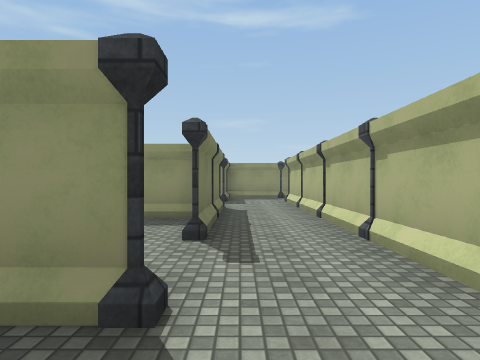
view 1 (above)

23 first-person views from a walk through a 3-D level made in the Unity game engine. The camera is 1.3 m above the floor, looks level and sees 75° across. The floor is counted in squares, 2 m on a side. Each view is taken from the middle of a square. On the plan, view 1 faces up. The plan holds only what a view shows up to about 10 squares ahead; the rest is blank. The player character is not drawn. Surface patterns are stand-ins for the level's own textures.

view 2
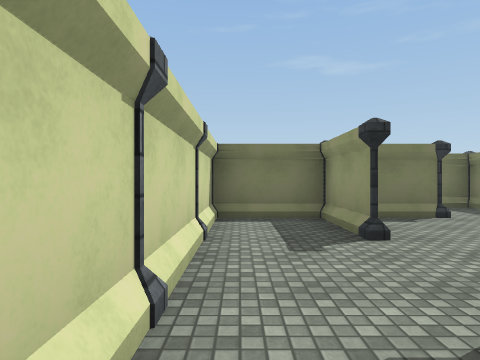

view 3
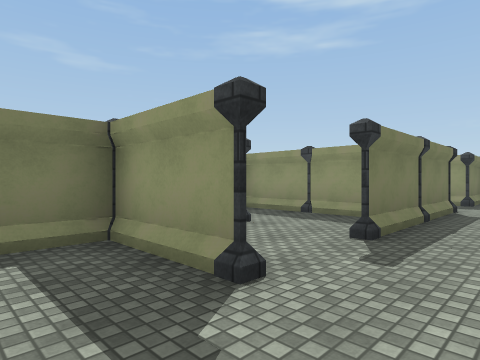

view 4
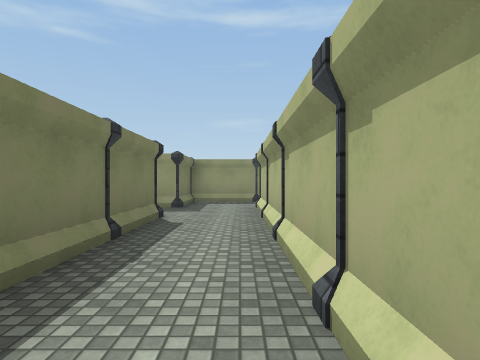

view 5
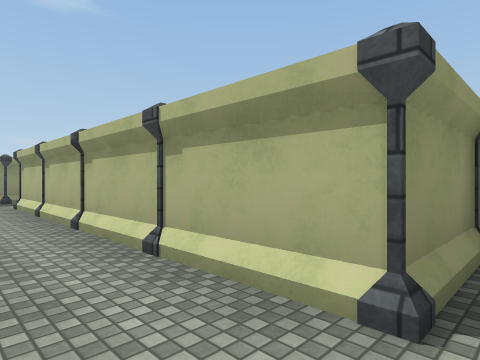

view 6
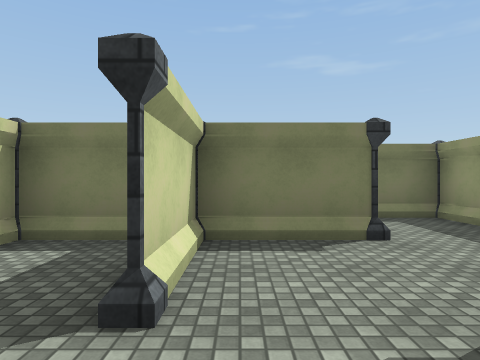

view 7
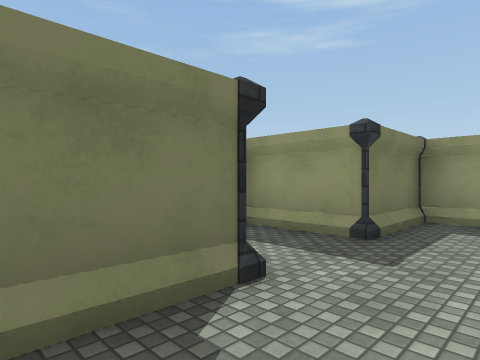

view 8
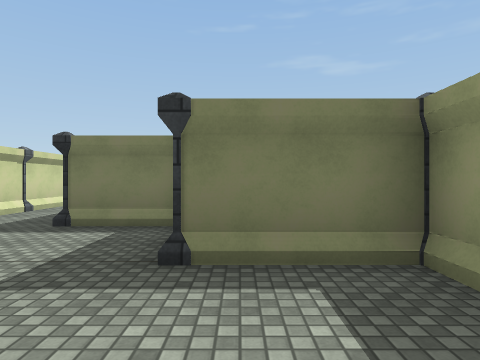

view 9
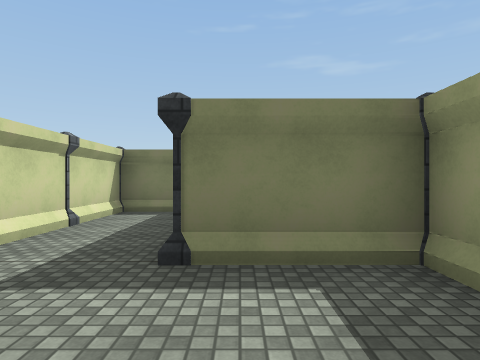

view 10
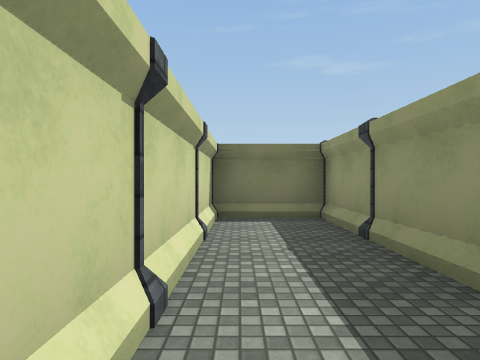

view 11
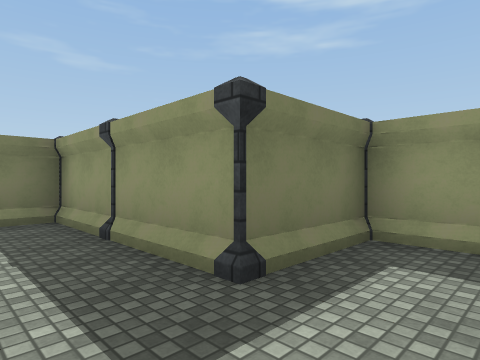

view 12
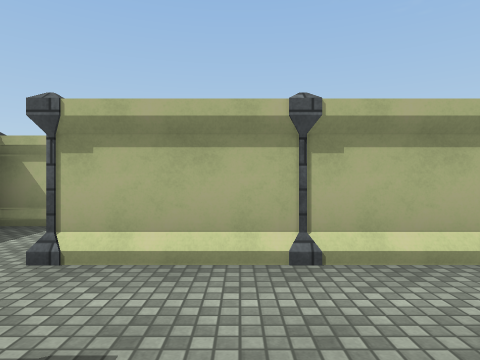

view 13
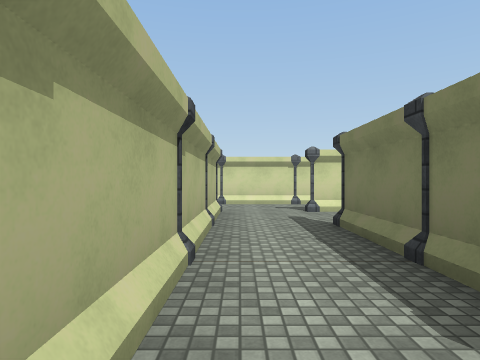

view 14
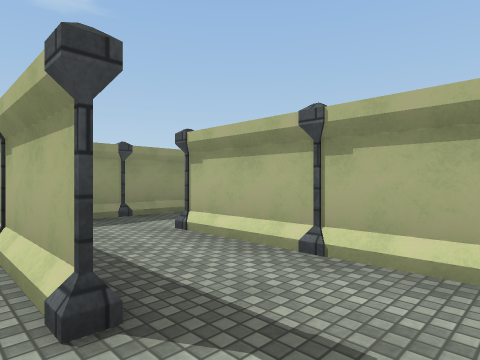

view 15
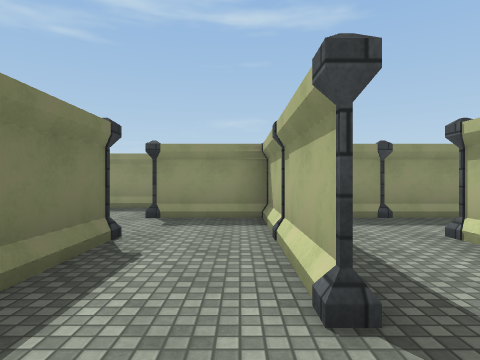

view 16
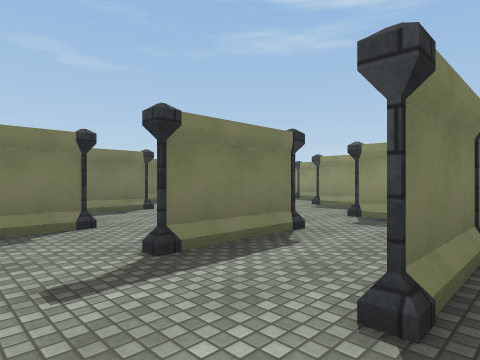

view 17
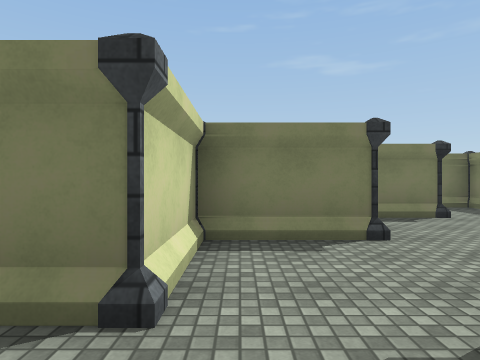

view 18
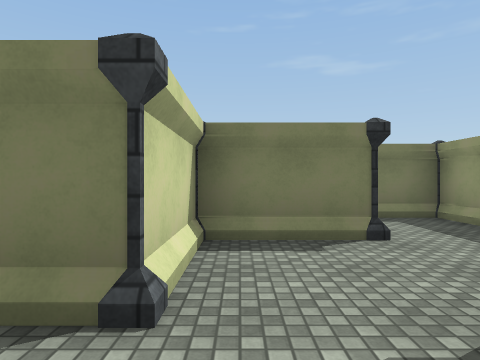

view 19
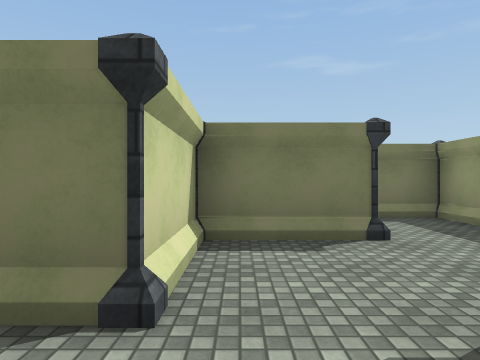

view 20
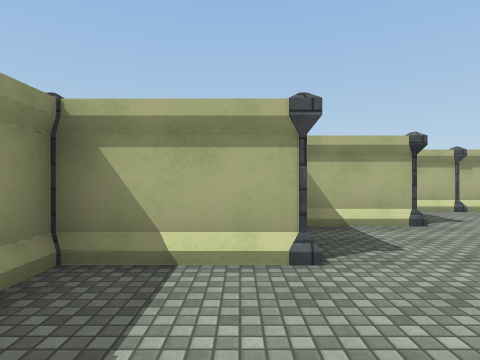

view 21
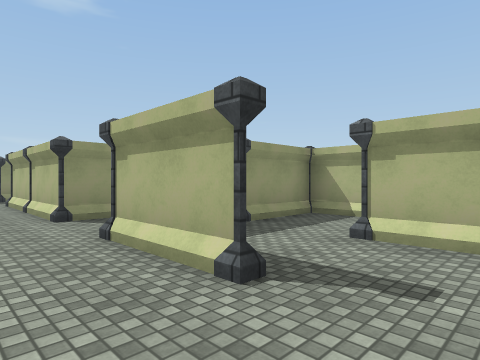

view 22
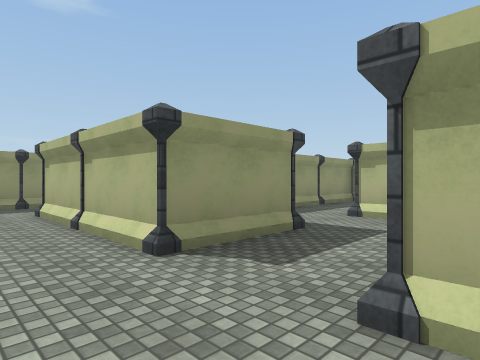

view 23
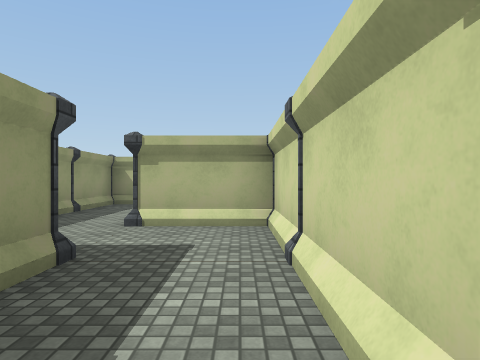

### Floor plan
Key: @ floor where view 1 was taken; # wall or solid block; . floor; P pillar; O other object.
Columns run from 14 left of view 1 to 4 right of it. Each row starts with its distance up from view 1.
 17  P#
 16  .
 15  P#
 14  .#
 13 .P#    P#O#
 12 ..# #....
 11 .P#P P#      P#P O#
 10 ......#       #...
  9 .P#P#P#    P#P P#
  8 ..#...#     #...#
  7 .PPP#P#P#P#P P#P#
  6 ....#...#.....#.#
  5  P#P#P#P#P#P#P#P#
  4   #...#...#...#.#
  3    P#P#P#P#P#PPP#
  2     #...#.#.#...#
  1    P#P#PPPPP#P.P#P#
  0        .....#.@...
 -1            PPPPPP

Positions as (right, up) in squares from view 1, and headings:
1: (0, 0), facing up
2: (3, 0), facing left
3: (1, 0), facing up-left
4: (1, 2), facing up
5: (0, 1), facing up-right
6: (1, 2), facing left
7: (1, 6), facing up-left
8: (2, 10), facing left
9: (0, 8), facing left
10: (-1, 6), facing left
11: (-1, 6), facing up-left
12: (-1, 8), facing right
13: (1, 8), facing down
14: (-5, 0), facing up-right
15: (-5, 0), facing up
16: (-4, 0), facing up-left
17: (-5, 4), facing left
18: (-7, 6), facing left
19: (-7, 2), facing left
20: (-11, 8), facing right
21: (-14, 6), facing up-right
22: (-14, 9), facing up-right
23: (-13, 10), facing right
